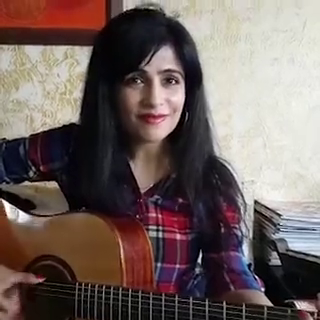
#> input picture frame 26 of 4.mp4, 320 x 320 px
$ python detectface.py   (Python 2 division)   (older library calls are emulated)
#> lines starting #> are read from the running program, lines starting #| are printed output that depends on the picture; after the words box and inside, x2 and y2 are one past the last pixel; in counts of white or black regions, pixels touching at a corner belong together
import cv2
faceCascade = cv2.CascadeClassifier('haarcascade_frontalface_default.xml')
filename='4.mp4'
video_capture = cv2.VideoCapture(filename)
print video_capture.get(cv2.cv.CV_CAP_PROP_FPS)
i=0
while True:
	# Capture frame-by-frame
    i+=1
    print "d"
    ret, frame = video_capture.read()
#> frame is the input picture: shape (320, 320, 3); mean B, G, R 94.6, 97.8, 112.5
    #ret is true if success
    print "f"
    if frame is None: break
    #gray = cv2.cvtColor(frame, cv2.COLOR_BGR2GRAY)
    faces = faceCascade.detectMultiScale(
        frame,
        scaleFactor=1.1,
        minNeighbors=5,
        minSize=(30, 30),
        flags=cv2.cv.CV_HAAR_SCALE_IMAGE
    )
#> faces = [[112, 47, 87, 87]]
    for (x, y, w, h) in faces:
        cv2.rectangle(frame, (x, y), (x+w, y+h), (0, 255, 0), 2)
#> this loop made 1 pass
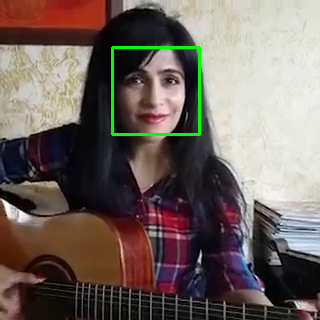
#> frame: shape (320, 320, 3); 1.02% of pixels changed, all inside (x1, y1, x2, y2) = (111, 46, 201, 136)
    cv2.imshow('Video', frame)
    if cv2.waitKey(1) & 0xFF == ord('q'):#press q to quit
#> (key q is pressed here)
        break
    print i
    #raw_input("Press Enter to continue...")'''
video_capture.release()
cv2.destroyAllWindows()

$ run again, starting later in the video
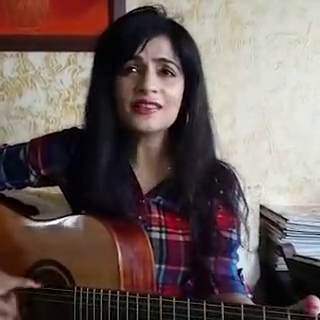
#> input picture frame 121 of 4.mp4, 320 x 320 px
#> frame is the input picture: shape (320, 320, 3); mean B, G, R 90.3, 93.2, 107.7
#> faces = [[101, 34, 94, 94]]
#> the loop `for (x, y, w, h) in faces:` made 1 pass
#> after the loop `for (x, y, w, h) in faces:`:
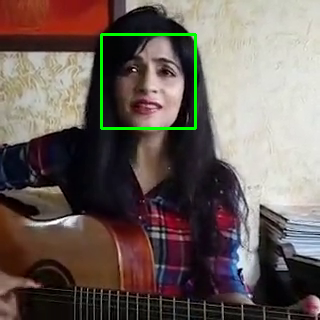
#> frame: shape (320, 320, 3); 1.1% of pixels changed, all inside (x1, y1, x2, y2) = (100, 33, 197, 130)

$ run again, starting later in the video
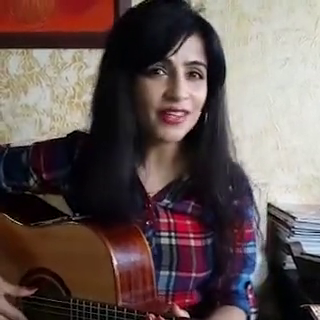
#> input picture frame 215 of 4.mp4, 320 x 320 px
#> frame is the input picture: shape (320, 320, 3); mean B, G, R 83, 85, 100.6
#> faces = [[133, 39, 89, 89]]
#> the loop `for (x, y, w, h) in faces:` made 1 pass
#> after the loop `for (x, y, w, h) in faces:`:
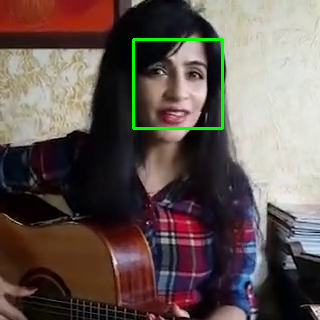
#> frame: shape (320, 320, 3); 1.04% of pixels changed, all inside (x1, y1, x2, y2) = (132, 38, 224, 130)
